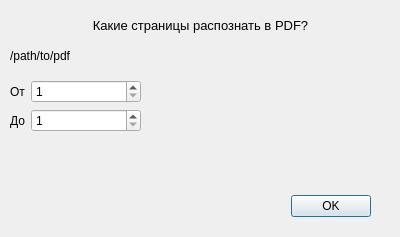
<?xml version="1.0" encoding="UTF-8"?>
<ui version="4.0">
 <class>Dialog</class>
 <widget class="QDialog" name="Dialog">
  <property name="geometry">
   <rect>
    <x>0</x>
    <y>0</y>
    <width>400</width>
    <height>237</height>
   </rect>
  </property>
  <property name="windowTitle">
   <string>Выбор страниц для pdf</string>
  </property>
  <widget class="QDialogButtonBox" name="buttonBox">
   <property name="geometry">
    <rect>
     <x>30</x>
     <y>190</y>
     <width>341</width>
     <height>32</height>
    </rect>
   </property>
   <property name="orientation">
    <enum>Qt::Horizontal</enum>
   </property>
   <property name="standardButtons">
    <set>QDialogButtonBox::Ok</set>
   </property>
  </widget>
  <widget class="QWidget" name="formLayoutWidget">
   <property name="geometry">
    <rect>
     <x>10</x>
     <y>80</y>
     <width>131</width>
     <height>80</height>
    </rect>
   </property>
   <layout class="QFormLayout" name="formLayout">
    <property name="horizontalSpacing">
     <number>6</number>
    </property>
    <property name="verticalSpacing">
     <number>6</number>
    </property>
    <item row="0" column="0">
     <widget class="QLabel" name="label">
      <property name="text">
       <string>От</string>
      </property>
     </widget>
    </item>
    <item row="0" column="1">
     <widget class="QSpinBox" name="start_page">
      <property name="minimum">
       <number>1</number>
      </property>
      <property name="maximum">
       <number>9999</number>
      </property>
     </widget>
    </item>
    <item row="1" column="0">
     <widget class="QLabel" name="label_2">
      <property name="text">
       <string>До</string>
      </property>
     </widget>
    </item>
    <item row="1" column="1">
     <widget class="QSpinBox" name="end_page">
      <property name="minimum">
       <number>1</number>
      </property>
      <property name="maximum">
       <number>9999</number>
      </property>
     </widget>
    </item>
   </layout>
  </widget>
  <widget class="QLabel" name="label_3">
   <property name="geometry">
    <rect>
     <x>10</x>
     <y>10</y>
     <width>381</width>
     <height>31</height>
    </rect>
   </property>
   <property name="font">
    <font>
     <pointsize>10</pointsize>
    </font>
   </property>
   <property name="text">
    <string>Какие страницы распознать в PDF?</string>
   </property>
   <property name="alignment">
    <set>Qt::AlignCenter</set>
   </property>
  </widget>
  <widget class="QLabel" name="path">
   <property name="geometry">
    <rect>
     <x>10</x>
     <y>40</y>
     <width>381</width>
     <height>31</height>
    </rect>
   </property>
   <property name="text">
    <string>/path/to/pdf</string>
   </property>
  </widget>
 </widget>
 <resources/>
 <connections>
  <connection>
   <sender>buttonBox</sender>
   <signal>accepted()</signal>
   <receiver>Dialog</receiver>
   <slot>accept()</slot>
   <hints>
    <hint type="sourcelabel">
     <x>248</x>
     <y>254</y>
    </hint>
    <hint type="destinationlabel">
     <x>157</x>
     <y>274</y>
    </hint>
   </hints>
  </connection>
  <connection>
   <sender>buttonBox</sender>
   <signal>rejected()</signal>
   <receiver>Dialog</receiver>
   <slot>reject()</slot>
   <hints>
    <hint type="sourcelabel">
     <x>316</x>
     <y>260</y>
    </hint>
    <hint type="destinationlabel">
     <x>286</x>
     <y>274</y>
    </hint>
   </hints>
  </connection>
 </connections>
</ui>
